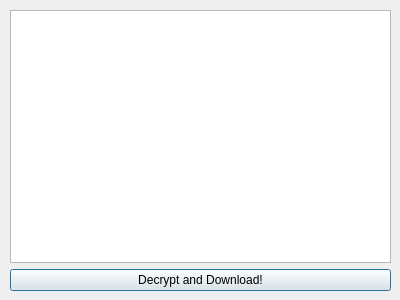
<?xml version="1.0" encoding="UTF-8"?>
<ui version="4.0">
 <class>Dialog</class>
 <widget class="QDialog" name="Dialog">
  <property name="geometry">
   <rect>
    <x>0</x>
    <y>0</y>
    <width>400</width>
    <height>300</height>
   </rect>
  </property>
  <property name="windowTitle">
   <string>Dialog</string>
  </property>
  <widget class="QWidget" name="verticalLayoutWidget">
   <property name="geometry">
    <rect>
     <x>10</x>
     <y>10</y>
     <width>381</width>
     <height>281</height>
    </rect>
   </property>
   <layout class="QVBoxLayout" name="verticalLayout">
    <item>
     <widget class="QListWidget" name="listWidget"/>
    </item>
    <item>
     <widget class="QPushButton" name="pushButton">
      <property name="text">
       <string>Decrypt and Download!</string>
      </property>
     </widget>
    </item>
   </layout>
  </widget>
 </widget>
 <resources/>
 <connections/>
</ui>
